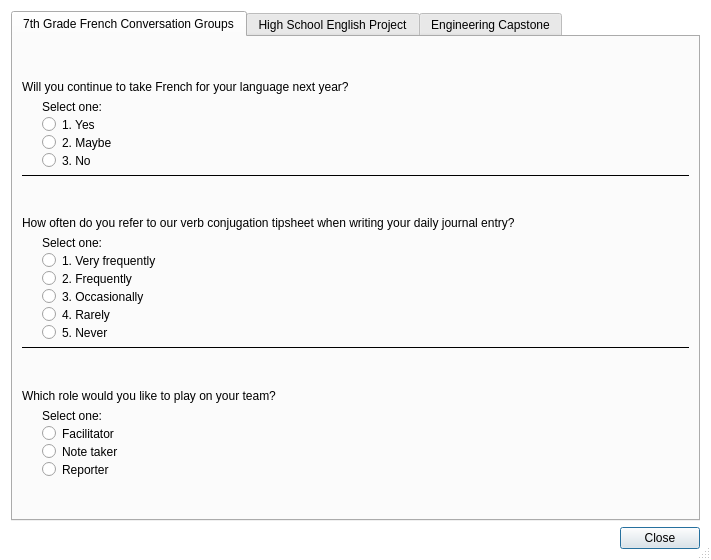
<?xml version="1.0" encoding="UTF-8"?>
<ui version="4.0">
 <class>SampleQuestionsDialog</class>
 <widget class="QDialog" name="SampleQuestionsDialog">
  <property name="geometry">
   <rect>
    <x>0</x>
    <y>0</y>
    <width>711</width>
    <height>560</height>
   </rect>
  </property>
  <property name="windowTitle">
   <string>Example Questions</string>
  </property>
  <property name="styleSheet">
   <string notr="true">QDialog{background-color: white;}</string>
  </property>
  <property name="sizeGripEnabled">
   <bool>true</bool>
  </property>
  <layout class="QVBoxLayout" name="verticalLayout">
   <item>
    <widget class="QTabWidget" name="tabWidget">
     <property name="currentIndex">
      <number>0</number>
     </property>
     <property name="usesScrollButtons">
      <bool>false</bool>
     </property>
     <widget class="QWidget" name="tab">
      <attribute name="title">
       <string>7th Grade French Conversation Groups</string>
      </attribute>
      <layout class="QVBoxLayout" name="verticalLayout_2" stretch="1,0,0,0,1,0,0,0,1,0,0,1">
       <item>
        <spacer name="verticalSpacer_28">
         <property name="orientation">
          <enum>Qt::Orientation::Vertical</enum>
         </property>
         <property name="sizeHint" stdset="0">
          <size>
           <width>0</width>
           <height>0</height>
          </size>
         </property>
        </spacer>
       </item>
       <item>
        <widget class="QLabel" name="label">
         <property name="text">
          <string>Will you continue to take French for your language next year?</string>
         </property>
         <property name="wordWrap">
          <bool>true</bool>
         </property>
        </widget>
       </item>
       <item>
        <widget class="QGroupBox" name="groupBox_9">
         <property name="styleSheet">
          <string notr="true">border: none;</string>
         </property>
         <property name="flat">
          <bool>true</bool>
         </property>
         <layout class="QVBoxLayout" name="verticalLayout_6">
          <property name="spacing">
           <number>3</number>
          </property>
          <property name="leftMargin">
           <number>20</number>
          </property>
          <property name="topMargin">
           <number>0</number>
          </property>
          <property name="rightMargin">
           <number>0</number>
          </property>
          <property name="bottomMargin">
           <number>0</number>
          </property>
          <item>
           <widget class="QLabel" name="label_7">
            <property name="text">
             <string>Select one:</string>
            </property>
           </widget>
          </item>
          <item>
           <widget class="QRadioButton" name="radioButton_13">
            <property name="text">
             <string>1. Yes</string>
            </property>
           </widget>
          </item>
          <item>
           <widget class="QRadioButton" name="radioButton_14">
            <property name="text">
             <string>2. Maybe</string>
            </property>
           </widget>
          </item>
          <item>
           <widget class="QRadioButton" name="radioButton_15">
            <property name="text">
             <string>3. No</string>
            </property>
           </widget>
          </item>
         </layout>
        </widget>
       </item>
       <item>
        <widget class="QFrame" name="frame">
         <property name="frameShape">
          <enum>QFrame::Shape::HLine</enum>
         </property>
         <property name="frameShadow">
          <enum>QFrame::Shadow::Plain</enum>
         </property>
        </widget>
       </item>
       <item>
        <spacer name="verticalSpacer_4">
         <property name="orientation">
          <enum>Qt::Orientation::Vertical</enum>
         </property>
         <property name="sizeHint" stdset="0">
          <size>
           <width>0</width>
           <height>0</height>
          </size>
         </property>
        </spacer>
       </item>
       <item>
        <widget class="QLabel" name="label_2">
         <property name="text">
          <string>How often do you refer to our verb conjugation tipsheet when writing your daily journal entry?</string>
         </property>
         <property name="wordWrap">
          <bool>true</bool>
         </property>
        </widget>
       </item>
       <item>
        <widget class="QGroupBox" name="groupBox_4">
         <property name="styleSheet">
          <string notr="true">border: none;</string>
         </property>
         <property name="flat">
          <bool>true</bool>
         </property>
         <layout class="QVBoxLayout" name="verticalLayout_4">
          <property name="spacing">
           <number>3</number>
          </property>
          <property name="leftMargin">
           <number>20</number>
          </property>
          <property name="topMargin">
           <number>0</number>
          </property>
          <property name="rightMargin">
           <number>0</number>
          </property>
          <property name="bottomMargin">
           <number>0</number>
          </property>
          <item>
           <widget class="QLabel" name="label_5">
            <property name="text">
             <string>Select one:</string>
            </property>
           </widget>
          </item>
          <item>
           <widget class="QRadioButton" name="radioButton_5">
            <property name="text">
             <string>1. Very frequently</string>
            </property>
           </widget>
          </item>
          <item>
           <widget class="QRadioButton" name="radioButton_6">
            <property name="text">
             <string>2. Frequently</string>
            </property>
           </widget>
          </item>
          <item>
           <widget class="QRadioButton" name="radioButton_7">
            <property name="text">
             <string>3. Occasionally</string>
            </property>
           </widget>
          </item>
          <item>
           <widget class="QRadioButton" name="radioButton_8">
            <property name="text">
             <string>4. Rarely</string>
            </property>
           </widget>
          </item>
          <item>
           <widget class="QRadioButton" name="radioButton_12">
            <property name="text">
             <string>5. Never</string>
            </property>
           </widget>
          </item>
         </layout>
        </widget>
       </item>
       <item>
        <widget class="QFrame" name="frame_2">
         <property name="frameShape">
          <enum>QFrame::Shape::HLine</enum>
         </property>
         <property name="frameShadow">
          <enum>QFrame::Shadow::Plain</enum>
         </property>
        </widget>
       </item>
       <item>
        <spacer name="verticalSpacer_3">
         <property name="orientation">
          <enum>Qt::Orientation::Vertical</enum>
         </property>
         <property name="sizeHint" stdset="0">
          <size>
           <width>0</width>
           <height>0</height>
          </size>
         </property>
        </spacer>
       </item>
       <item>
        <widget class="QLabel" name="label_3">
         <property name="text">
          <string>Which role would you like to play on your team?</string>
         </property>
         <property name="wordWrap">
          <bool>true</bool>
         </property>
        </widget>
       </item>
       <item>
        <widget class="QGroupBox" name="groupBox_7">
         <property name="styleSheet">
          <string notr="true">border: none;</string>
         </property>
         <property name="flat">
          <bool>true</bool>
         </property>
         <layout class="QVBoxLayout" name="verticalLayout_8">
          <property name="spacing">
           <number>3</number>
          </property>
          <property name="leftMargin">
           <number>20</number>
          </property>
          <property name="topMargin">
           <number>0</number>
          </property>
          <property name="rightMargin">
           <number>0</number>
          </property>
          <property name="bottomMargin">
           <number>0</number>
          </property>
          <item>
           <widget class="QLabel" name="label_12">
            <property name="text">
             <string>Select one:</string>
            </property>
           </widget>
          </item>
          <item>
           <widget class="QRadioButton" name="radioButton_23">
            <property name="text">
             <string>Facilitator</string>
            </property>
           </widget>
          </item>
          <item>
           <widget class="QRadioButton" name="radioButton_22">
            <property name="text">
             <string>Note taker</string>
            </property>
           </widget>
          </item>
          <item>
           <widget class="QRadioButton" name="radioButton_24">
            <property name="text">
             <string>Reporter</string>
            </property>
           </widget>
          </item>
         </layout>
        </widget>
       </item>
       <item>
        <spacer name="verticalSpacer_7">
         <property name="orientation">
          <enum>Qt::Orientation::Vertical</enum>
         </property>
         <property name="sizeHint" stdset="0">
          <size>
           <width>0</width>
           <height>0</height>
          </size>
         </property>
        </spacer>
       </item>
      </layout>
     </widget>
     <widget class="QWidget" name="tab_2">
      <attribute name="title">
       <string>High School English Project</string>
      </attribute>
      <layout class="QVBoxLayout" name="verticalLayout_9">
       <item>
        <spacer name="verticalSpacer_9">
         <property name="orientation">
          <enum>Qt::Orientation::Vertical</enum>
         </property>
         <property name="sizeHint" stdset="0">
          <size>
           <width>0</width>
           <height>0</height>
          </size>
         </property>
        </spacer>
       </item>
       <item>
        <widget class="QLabel" name="label_13">
         <property name="text">
          <string>How confident are you with our poetry scansion work?</string>
         </property>
         <property name="wordWrap">
          <bool>true</bool>
         </property>
        </widget>
       </item>
       <item>
        <widget class="QGroupBox" name="groupBox_5">
         <property name="styleSheet">
          <string notr="true">border: none;</string>
         </property>
         <property name="flat">
          <bool>true</bool>
         </property>
         <layout class="QVBoxLayout" name="verticalLayout_5">
          <property name="spacing">
           <number>3</number>
          </property>
          <property name="leftMargin">
           <number>20</number>
          </property>
          <property name="topMargin">
           <number>0</number>
          </property>
          <property name="rightMargin">
           <number>0</number>
          </property>
          <property name="bottomMargin">
           <number>0</number>
          </property>
          <item>
           <widget class="QLabel" name="label_6">
            <property name="text">
             <string>Select one:</string>
            </property>
           </widget>
          </item>
          <item>
           <widget class="QRadioButton" name="radioButton_9">
            <property name="text">
             <string>1. Highly confident</string>
            </property>
           </widget>
          </item>
          <item>
           <widget class="QRadioButton" name="radioButton_10">
            <property name="text">
             <string>2. Moderately confident</string>
            </property>
           </widget>
          </item>
          <item>
           <widget class="QRadioButton" name="radioButton_11">
            <property name="text">
             <string>3. Somewhat confident</string>
            </property>
           </widget>
          </item>
          <item>
           <widget class="QRadioButton" name="radioButton_16">
            <property name="text">
             <string>4. Not confident</string>
            </property>
           </widget>
          </item>
         </layout>
        </widget>
       </item>
       <item>
        <widget class="QFrame" name="frame_4">
         <property name="frameShape">
          <enum>QFrame::Shape::HLine</enum>
         </property>
         <property name="frameShadow">
          <enum>QFrame::Shadow::Plain</enum>
         </property>
        </widget>
       </item>
       <item>
        <spacer name="verticalSpacer_2">
         <property name="orientation">
          <enum>Qt::Orientation::Vertical</enum>
         </property>
         <property name="sizeHint" stdset="0">
          <size>
           <width>0</width>
           <height>0</height>
          </size>
         </property>
        </spacer>
       </item>
       <item>
        <widget class="QLabel" name="label_11">
         <property name="text">
          <string>Each group will analyze a different poem. Which one(s) would you prefer?</string>
         </property>
         <property name="wordWrap">
          <bool>true</bool>
         </property>
        </widget>
       </item>
       <item>
        <widget class="QGroupBox" name="groupBox_8">
         <property name="styleSheet">
          <string notr="true">border: none;</string>
         </property>
         <property name="flat">
          <bool>true</bool>
         </property>
         <layout class="QVBoxLayout" name="verticalLayout_10">
          <property name="spacing">
           <number>3</number>
          </property>
          <property name="leftMargin">
           <number>20</number>
          </property>
          <property name="topMargin">
           <number>0</number>
          </property>
          <property name="rightMargin">
           <number>0</number>
          </property>
          <property name="bottomMargin">
           <number>0</number>
          </property>
          <item>
           <widget class="QLabel" name="label_14">
            <property name="text">
             <string>Select all that apply:</string>
            </property>
           </widget>
          </item>
          <item>
           <widget class="QCheckBox" name="checkBox_26">
            <property name="text">
             <string>Harlem</string>
            </property>
           </widget>
          </item>
          <item>
           <widget class="QCheckBox" name="checkBox_29">
            <property name="text">
             <string>Ode to a Nightingale</string>
            </property>
           </widget>
          </item>
          <item>
           <widget class="QCheckBox" name="checkBox_28">
            <property name="text">
             <string>On Earth We’re Briefly Gorgeous</string>
            </property>
           </widget>
          </item>
          <item>
           <widget class="QCheckBox" name="checkBox_31">
            <property name="text">
             <string>On the Pulse of Morning</string>
            </property>
           </widget>
          </item>
          <item>
           <widget class="QCheckBox" name="checkBox_25">
            <property name="text">
             <string>Ozymandias</string>
            </property>
           </widget>
          </item>
          <item>
           <widget class="QCheckBox" name="checkBox_59">
            <property name="text">
             <string>Shakespeare's Sonnet 18</string>
            </property>
           </widget>
          </item>
          <item>
           <widget class="QCheckBox" name="checkBox_27">
            <property name="text">
             <string>You Foolish Men</string>
            </property>
           </widget>
          </item>
         </layout>
        </widget>
       </item>
       <item>
        <widget class="QFrame" name="frame_7">
         <property name="frameShape">
          <enum>QFrame::Shape::HLine</enum>
         </property>
         <property name="frameShadow">
          <enum>QFrame::Shadow::Plain</enum>
         </property>
        </widget>
       </item>
       <item>
        <spacer name="verticalSpacer_11">
         <property name="orientation">
          <enum>Qt::Orientation::Vertical</enum>
         </property>
         <property name="sizeHint" stdset="0">
          <size>
           <width>0</width>
           <height>0</height>
          </size>
         </property>
        </spacer>
       </item>
       <item>
        <widget class="QLabel" name="label_23">
         <property name="text">
          <string>Is it more important to you to be on a team that works hard to get the best result or a team that works efficiently to complete the work quickly?</string>
         </property>
         <property name="wordWrap">
          <bool>true</bool>
         </property>
        </widget>
       </item>
       <item>
        <widget class="QGroupBox" name="groupBox_15">
         <property name="styleSheet">
          <string notr="true">border: none;</string>
         </property>
         <property name="flat">
          <bool>true</bool>
         </property>
         <layout class="QVBoxLayout" name="verticalLayout_16">
          <property name="spacing">
           <number>3</number>
          </property>
          <property name="leftMargin">
           <number>20</number>
          </property>
          <property name="topMargin">
           <number>0</number>
          </property>
          <property name="rightMargin">
           <number>0</number>
          </property>
          <property name="bottomMargin">
           <number>0</number>
          </property>
          <item>
           <widget class="QLabel" name="label_24">
            <property name="text">
             <string>Select one:</string>
            </property>
           </widget>
          </item>
          <item>
           <widget class="QRadioButton" name="radioButton_27">
            <property name="text">
             <string>1. I want to be on a team that works HARD</string>
            </property>
           </widget>
          </item>
          <item>
           <widget class="QRadioButton" name="radioButton_28">
            <property name="text">
             <string>2. I want a balance</string>
            </property>
           </widget>
          </item>
          <item>
           <widget class="QRadioButton" name="radioButton_33">
            <property name="text">
             <string>3. I want to be on a team that works EFFICIENTLY</string>
            </property>
           </widget>
          </item>
         </layout>
        </widget>
       </item>
       <item>
        <spacer name="verticalSpacer_14">
         <property name="orientation">
          <enum>Qt::Orientation::Vertical</enum>
         </property>
         <property name="sizeHint" stdset="0">
          <size>
           <width>0</width>
           <height>0</height>
          </size>
         </property>
        </spacer>
       </item>
      </layout>
     </widget>
     <widget class="QWidget" name="tab_3">
      <attribute name="title">
       <string>Engineering Capstone</string>
      </attribute>
      <layout class="QVBoxLayout" name="verticalLayout_3" stretch="1,0,0,0,1,0,0,0,1,0,0,1">
       <item>
        <spacer name="verticalSpacer_10">
         <property name="orientation">
          <enum>Qt::Orientation::Vertical</enum>
         </property>
         <property name="sizeHint" stdset="0">
          <size>
           <width>0</width>
           <height>0</height>
          </size>
         </property>
        </spacer>
       </item>
       <item>
        <widget class="QLabel" name="label_16">
         <property name="text">
          <string>What is your level of prior experience with the use of machine shop tools?</string>
         </property>
         <property name="wordWrap">
          <bool>true</bool>
         </property>
        </widget>
       </item>
       <item>
        <widget class="QGroupBox" name="groupBox_10">
         <property name="styleSheet">
          <string notr="true">border: none;</string>
         </property>
         <property name="flat">
          <bool>true</bool>
         </property>
         <layout class="QVBoxLayout" name="verticalLayout_11">
          <property name="spacing">
           <number>3</number>
          </property>
          <property name="leftMargin">
           <number>20</number>
          </property>
          <property name="topMargin">
           <number>0</number>
          </property>
          <property name="rightMargin">
           <number>0</number>
          </property>
          <property name="bottomMargin">
           <number>0</number>
          </property>
          <item>
           <widget class="QLabel" name="label_8">
            <property name="text">
             <string>Select one:</string>
            </property>
           </widget>
          </item>
          <item>
           <widget class="QRadioButton" name="radioButton_29">
            <property name="text">
             <string>1. A lot of experience</string>
            </property>
           </widget>
          </item>
          <item>
           <widget class="QRadioButton" name="radioButton_30">
            <property name="text">
             <string>2. Some experience</string>
            </property>
           </widget>
          </item>
          <item>
           <widget class="QRadioButton" name="radioButton_31">
            <property name="text">
             <string>3. Little experience</string>
            </property>
           </widget>
          </item>
          <item>
           <widget class="QRadioButton" name="radioButton_32">
            <property name="text">
             <string>4. No experience</string>
            </property>
           </widget>
          </item>
         </layout>
        </widget>
       </item>
       <item>
        <widget class="QFrame" name="frame_5">
         <property name="frameShape">
          <enum>QFrame::Shape::HLine</enum>
         </property>
         <property name="frameShadow">
          <enum>QFrame::Shadow::Plain</enum>
         </property>
        </widget>
       </item>
       <item>
        <spacer name="verticalSpacer_6">
         <property name="orientation">
          <enum>Qt::Orientation::Vertical</enum>
         </property>
         <property name="sizeHint" stdset="0">
          <size>
           <width>0</width>
           <height>0</height>
          </size>
         </property>
        </spacer>
       </item>
       <item>
        <widget class="QLabel" name="label_4">
         <property name="text">
          <string>What is / are your major(s)?</string>
         </property>
         <property name="wordWrap">
          <bool>true</bool>
         </property>
        </widget>
       </item>
       <item>
        <widget class="QGroupBox" name="groupBox_11">
         <property name="styleSheet">
          <string notr="true">border: none;</string>
         </property>
         <property name="flat">
          <bool>true</bool>
         </property>
         <layout class="QVBoxLayout" name="verticalLayout_12">
          <property name="spacing">
           <number>3</number>
          </property>
          <property name="leftMargin">
           <number>20</number>
          </property>
          <property name="topMargin">
           <number>0</number>
          </property>
          <property name="rightMargin">
           <number>0</number>
          </property>
          <property name="bottomMargin">
           <number>0</number>
          </property>
          <item>
           <widget class="QLabel" name="label_15">
            <property name="text">
             <string>Select all that apply:</string>
            </property>
           </widget>
          </item>
          <item>
           <widget class="QCheckBox" name="checkBox_39">
            <property name="text">
             <string>Bioengineering</string>
            </property>
           </widget>
          </item>
          <item>
           <widget class="QCheckBox" name="checkBox_34">
            <property name="text">
             <string>Chemical Engineering</string>
            </property>
           </widget>
          </item>
          <item>
           <widget class="QCheckBox" name="checkBox_40">
            <property name="text">
             <string>Civil Engineering</string>
            </property>
           </widget>
          </item>
          <item>
           <widget class="QCheckBox" name="checkBox_36">
            <property name="text">
             <string>Electrical Engineering</string>
            </property>
           </widget>
          </item>
          <item>
           <widget class="QCheckBox" name="checkBox_35">
            <property name="text">
             <string>Materials Science</string>
            </property>
           </widget>
          </item>
          <item>
           <widget class="QCheckBox" name="checkBox_33">
            <property name="text">
             <string>Mechanical Engineering</string>
            </property>
           </widget>
          </item>
          <item>
           <widget class="QCheckBox" name="checkBox_43">
            <property name="text">
             <string>Other</string>
            </property>
           </widget>
          </item>
         </layout>
        </widget>
       </item>
       <item>
        <widget class="QFrame" name="frame_9">
         <property name="frameShape">
          <enum>QFrame::Shape::HLine</enum>
         </property>
         <property name="frameShadow">
          <enum>QFrame::Shadow::Plain</enum>
         </property>
        </widget>
       </item>
       <item>
        <spacer name="verticalSpacer_12">
         <property name="orientation">
          <enum>Qt::Orientation::Vertical</enum>
         </property>
         <property name="sizeHint" stdset="0">
          <size>
           <width>0</width>
           <height>0</height>
          </size>
         </property>
        </spacer>
       </item>
       <item>
        <widget class="QLabel" name="label_21">
         <property name="text">
          <string>What is your preferred role on a team?</string>
         </property>
         <property name="wordWrap">
          <bool>true</bool>
         </property>
        </widget>
       </item>
       <item>
        <widget class="QGroupBox" name="groupBox_14">
         <property name="styleSheet">
          <string notr="true">border: none;</string>
         </property>
         <property name="flat">
          <bool>true</bool>
         </property>
         <layout class="QVBoxLayout" name="verticalLayout_15">
          <property name="spacing">
           <number>3</number>
          </property>
          <property name="leftMargin">
           <number>20</number>
          </property>
          <property name="topMargin">
           <number>0</number>
          </property>
          <property name="rightMargin">
           <number>0</number>
          </property>
          <property name="bottomMargin">
           <number>0</number>
          </property>
          <item>
           <widget class="QLabel" name="label_22">
            <property name="text">
             <string>Select one:</string>
            </property>
           </widget>
          </item>
          <item>
           <widget class="QRadioButton" name="radioButton_43">
            <property name="text">
             <string>1. Leader</string>
            </property>
           </widget>
          </item>
          <item>
           <widget class="QRadioButton" name="radioButton_44">
            <property name="text">
             <string>2. Mix of leader and follower</string>
            </property>
           </widget>
          </item>
          <item>
           <widget class="QRadioButton" name="radioButton_45">
            <property name="text">
             <string>3. Follower</string>
            </property>
           </widget>
          </item>
         </layout>
        </widget>
       </item>
       <item>
        <spacer name="verticalSpacer_13">
         <property name="orientation">
          <enum>Qt::Orientation::Vertical</enum>
         </property>
         <property name="sizeHint" stdset="0">
          <size>
           <width>0</width>
           <height>0</height>
          </size>
         </property>
        </spacer>
       </item>
      </layout>
     </widget>
    </widget>
   </item>
   <item>
    <widget class="QDialogButtonBox" name="buttonBox">
     <property name="orientation">
      <enum>Qt::Orientation::Horizontal</enum>
     </property>
     <property name="standardButtons">
      <set>QDialogButtonBox::StandardButton::Close</set>
     </property>
    </widget>
   </item>
  </layout>
 </widget>
 <resources/>
 <connections>
  <connection>
   <sender>buttonBox</sender>
   <signal>accepted()</signal>
   <receiver>SampleQuestionsDialog</receiver>
   <slot>accept()</slot>
   <hints>
    <hint type="sourcelabel">
     <x>248</x>
     <y>254</y>
    </hint>
    <hint type="destinationlabel">
     <x>157</x>
     <y>274</y>
    </hint>
   </hints>
  </connection>
  <connection>
   <sender>buttonBox</sender>
   <signal>rejected()</signal>
   <receiver>SampleQuestionsDialog</receiver>
   <slot>reject()</slot>
   <hints>
    <hint type="sourcelabel">
     <x>316</x>
     <y>260</y>
    </hint>
    <hint type="destinationlabel">
     <x>286</x>
     <y>274</y>
    </hint>
   </hints>
  </connection>
 </connections>
</ui>
